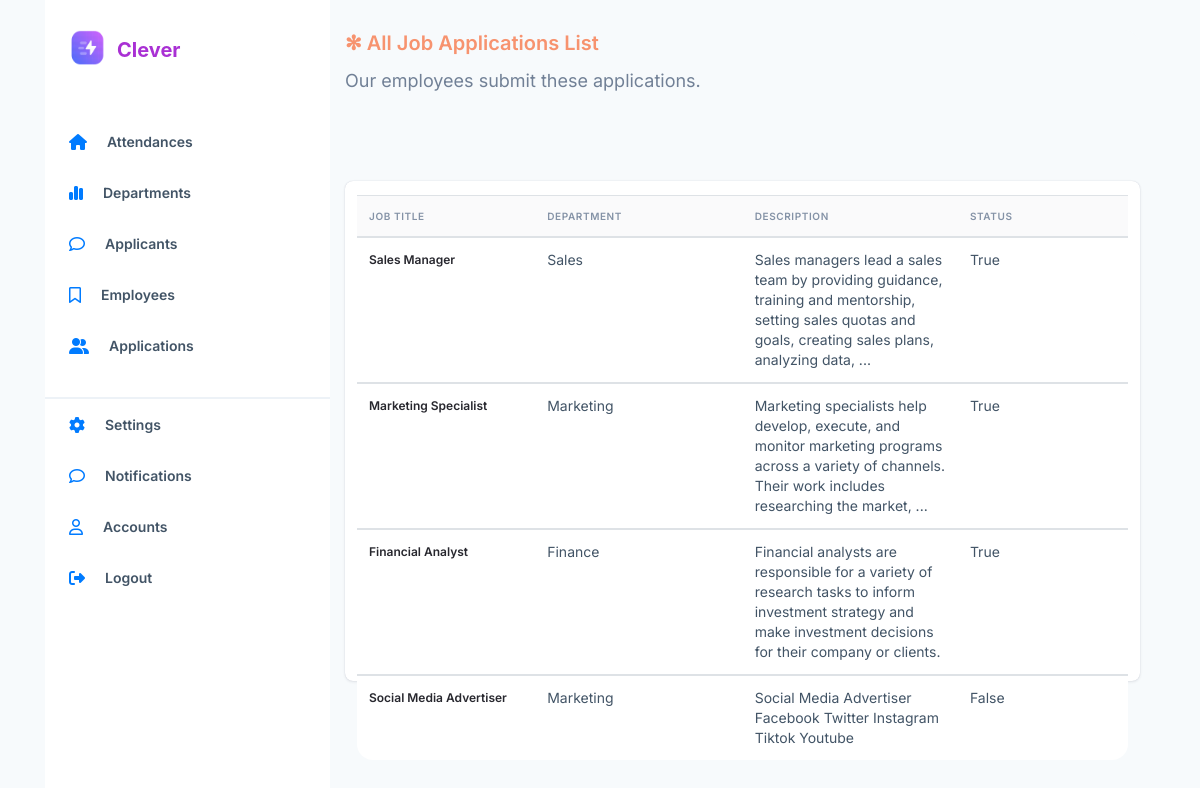
Screenshot of /job_applications/ (signed in) with the database file from the repository.
### employee_app/models.py (models this page shows, shortened)
class Job_Application(models.Model):
    job_title = models.TextField()
    job_description = models.TextField()
    is_published = models.BooleanField()
    department = models.ForeignKey(Department, on_delete=models.PROTECT)

class Department(models.Model):
    name = models.TextField(unique=True)
    def __str__(self):
        return self.name

### employee_app/views.py (the view, shortened to what this page needs)
# urls.py: path('job_applications/', views.JobAapplicationsList.as_view(), name='job_applications'),
class JobAapplicationsList(ListView):
    model = Job_Application
    context_object_name = 'job_applications'
    def get(self, request, *args, **kwargs):
        if not request.user.is_authenticated:
            response = redirect('/login/')
            return response
        return super(JobAapplicationsList, self).get(request, **kwargs)

### employee_app/templates/employee_app/job_application_list.html (shortened to what this page needs)
{% extends 'base.html' %}
{% block content %}
<div class="center">
	<div class="tables">
		<div class="heading-section position-absolute">
			<div class="title">
				✻ All Job Applications List
			</div>
			<div class="text">
				Our employees submit these applications.
			</div>
		</div>
		<div class="dep-list ">
			<table class="table">
				<thead>
				  <tr>
					<th scope="col">Job Title</th>
					<th scope="col">Department</th>
					<th scope="col">Description</th>
					<th scope="col">Status</th>
				  </tr>
				</thead>
				{% for job_application in job_applications %}
				<tbody>
				  <tr>
					<th scope="row">{{ job_application.job_title }}</th>
					<td>{{ job_application.department }}</td>
					<td>{{ job_application.job_description }}</td>
					<td>{{ job_application.is_published }}</td>
				  </tr>
				</tbody>
				{% endfor %}
			  </table>
		</div>
	</div>
</div>
{% endblock content %}

### static/css/main.css (style rules this page uses)
* body { background-color: #F7FAFC; height: 800%; }
.tables { display: flex; flex-direction: column; align-items: flex-start; position: relative; padding: 0px; gap: 30px; width: 100%; height: 100%; background: #F7FAFC; border-radius: 16px; }
.heading-section { position: absolute; width: 100%; height: 67px; flex: none; align-self: stretch; flex-grow: 0; }
.heading-section .title { position: absolute; height: 27px; left: 0px; right: 0px; top: 0px; font-family: 'Inter'; font-style: normal; font-weight: 600; font-size: 20px; line-height: 136.52%; color: #F7936F; }
.heading-section .text { position: absolute; margin-top: 36px; font-family: 'Inter'; font-style: normal; font-weight: 400; font-size: 18px; line-height: 30px; color: #718096; }
.dep-list { display: flex; flex-direction: column; align-items: flex-start; padding: 14px 12px; gap: 6px; width: 100%; height: 500px; background: #FFFFFF; box-shadow: 0px 0px 1px rgba(12, 26, 75, 0.2), 0px 1px 3px rgba(50, 50, 71, 0.1); border-radius: 8px; margin-top: 151px; }
.table { background: #FFFFFF; border-radius: 16px; }
.table thead tr { background-color: #FAFAFB; }
.table tbody td { width: 31px; height: 20px; font-family: 'Inter'; font-style: normal; font-weight: 400; font-size: 14px; line-height: 20px; color: #425466; }
.table thead tr th { width: 81px; height: 16px; font-family: 'Inter'; font-style: normal; font-weight: 600; font-size: 10px; line-height: 16px; letter-spacing: 0.06em; text-transform: uppercase; color: #8492A6; }
.table tbody tr th { width: 63px; height: 20px; font-family: 'Inter'; font-style: normal; font-weight: 600; font-size: 12px; line-height: 20px; color: #27272E; }

### rows the page displays
Job_Application: job_title "Sales Manager", department "Sales", job_description "Sales managers lead a sales team by providing guidance, training and mentorship, setting sales quotas and goals, creating sales plans, analyzing data, ...", is_published "True"
Job_Application: job_title "Marketing Specialist", department "Marketing", job_description "Marketing specialists help develop, execute, and monitor marketing programs across a variety of channels. Their work includes researching the market, ...", is_published "True"
Job_Application: job_title "Financial Analyst", department "Finance", job_description "Financial analysts are responsible for a variety of research tasks to inform investment strategy and make investment decisions for their company or clients.", is_published "True"
Job_Application: job_title "Social Media Advertiser", department "Marketing", job_description "Social Media Advertiser Facebook Twitter Instagram Tiktok Youtube", is_published "False"
